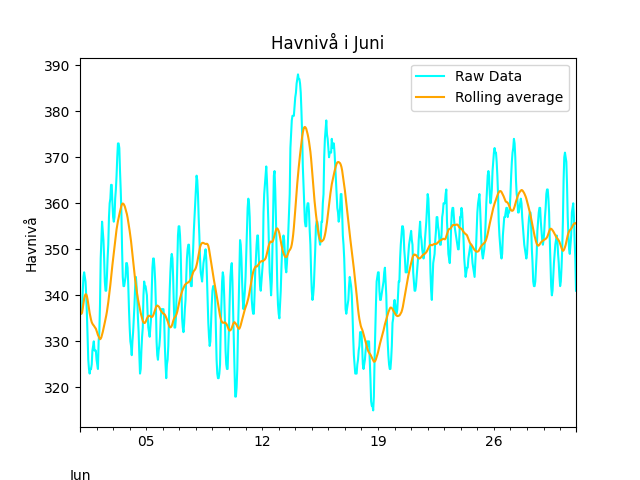

Write Python code to recreate this figure.
import pandas as pd
import matplotlib.pyplot as plt


def read_data(filename):
    sealevels = pd.read_csv(
        filename,
        delimiter=" ",
        header=None,
        names=["year", "month", "day", "hour", "sealevel"],
    )

    sealevels["hour"] -= 1

    dates = pd.to_datetime(sealevels[["year", "month", "day", "hour"]])

    sealevels.insert(loc=0, column="date", value=dates)

    return sealevels


def plot_months(dataframe: pd.DataFrame):
    monthly_avg = dataframe.groupby("month")["sealevel"].mean().reset_index()

    monthly_avg.plot(x="month", y="sealevel", title="Gjennomsnittleg havnivå for kvar månad", xlabel="Månad",
                     ylabel="Havnivå", label="Havnivå")

    plt.minorticks_on()
    plt.show()


def plot_rolling_average(dataframe: pd.DataFrame):
    juni_data = dataframe[(dataframe["month"] == 6)]

    juni_data["rolling_sealevel"] = juni_data["sealevel"].rolling(24, 1).mean()

    print(juni_data.head())

    juni_data.plot(x="date", y=["sealevel", "rolling_sealevel"],
                   label=["Raw Data", "Rolling average"],
                   color=["cyan", "orange"],
                   title="Havnivå i Juni",
                   xlabel="Dag",
                   ylabel="Havnivå")

    plt.savefig("uke_14_oppg_1.png")
    plt.show()
